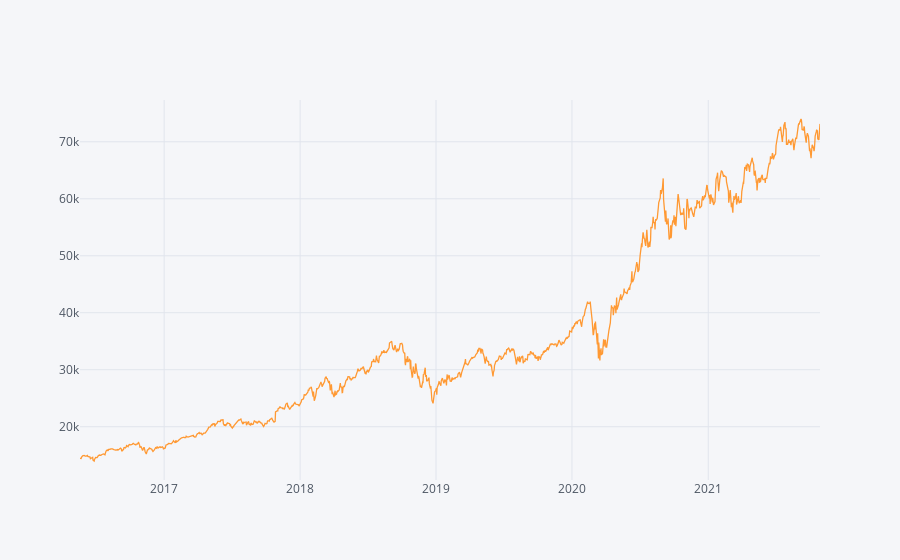

Notebook code for this chart:
### Code cell
#Buy And Hold (colse - open)/open
absolute_return_fn = ((results.Close.iloc[-1]-results.Open.iloc[0])/results.Open.iloc[0])*100
CAGR_fn = (((results.Close.iloc[-1]/results.Open.iloc[0])**(252/len(results)))-1)*100
#CAGR1_fn = (((results.Close.iloc[-1]/results.Open.iloc[0])**(365/(results.index[-1] - results.index[0]).days))-1)*100
IR_fn = (results.Close.pct_change().mean()/results.Close.pct_change().std())*((252) **0.5)

print(absolute_return_fn)
print(CAGR_fn)
#print(CAGR1_fn)
print(IR_fn)
results.Close.iplot()

### Figure 1 — Plotly figure (JSON) as saved in the notebook; plotly's stock layout.template omitted (floating-point values rounded to 4 significant figures; data arrays with more than 128 entries replaced by an {"elided": "..."} marker saying what was removed)
{"data": [{"line": {"color": "rgba(255, 153, 51, 1.0)", "dash": "solid", "shape": "linear", "width": 1.3}, "mode": "lines", "name": "Close", "text": "", "type": "scatter", "x": {"elided": "1371 str values"}, "y": {"elided": "1371 float values"}}], "layout": {"legend": {"bgcolor": "#F5F6F9", "font": {"color": "#4D5663"}}, "paper_bgcolor": "#F5F6F9", "plot_bgcolor": "#F5F6F9", "title": {"font": {"color": "#4D5663"}}, "xaxis": {"gridcolor": "#E1E5ED", "showgrid": true, "tickfont": {"color": "#4D5663"}, "title": {"font": {"color": "#4D5663"}, "text": ""}, "zerolinecolor": "#E1E5ED"}, "yaxis": {"gridcolor": "#E1E5ED", "showgrid": true, "tickfont": {"color": "#4D5663"}, "title": {"font": {"color": "#4D5663"}, "text": ""}, "zerolinecolor": "#E1E5ED"}}}
